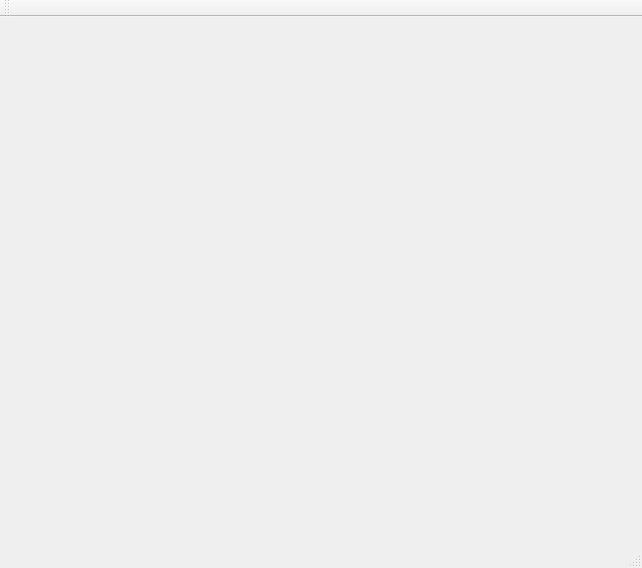
<?xml version="1.0" encoding="UTF-8"?>
<ui version="4.0">
 <class>MainWindow</class>
 <widget class="QMainWindow" name="MainWindow">
  <property name="geometry">
   <rect>
    <x>0</x>
    <y>0</y>
    <width>642</width>
    <height>568</height>
   </rect>
  </property>
  <property name="windowTitle">
   <string>MainWindow</string>
  </property>
  <widget class="QWidget" name="centralWidget"/>
  <widget class="QMenuBar" name="menuBar">
   <property name="geometry">
    <rect>
     <x>0</x>
     <y>0</y>
     <width>642</width>
     <height>27</height>
    </rect>
   </property>
  </widget>
  <widget class="QToolBar" name="mainToolBar">
   <attribute name="toolBarArea">
    <enum>TopToolBarArea</enum>
   </attribute>
   <attribute name="toolBarBreak">
    <bool>false</bool>
   </attribute>
  </widget>
  <widget class="QStatusBar" name="statusBar"/>
 </widget>
 <layoutdefault spacing="6" margin="11"/>
 <resources/>
 <connections/>
</ui>
